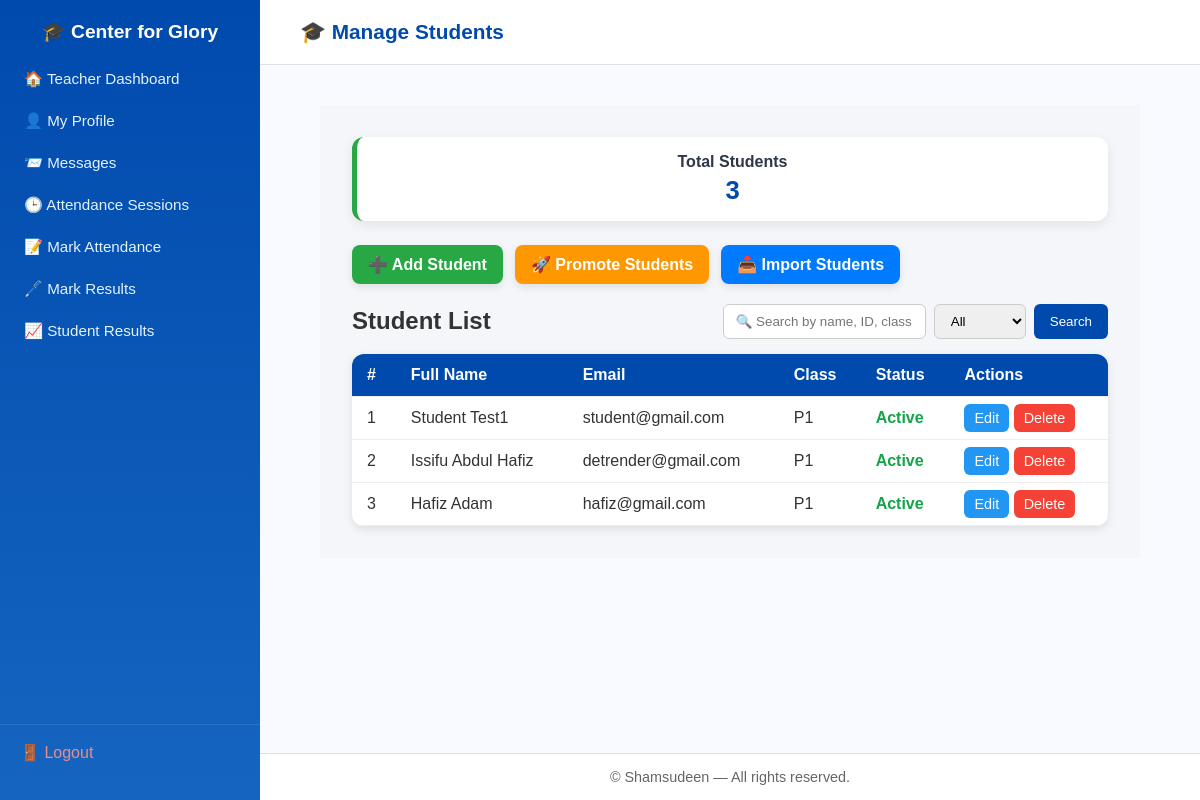
The app's page /accounts/admin/manage-students/ (signed in) with its own data.
### accounts/models.py (models this page shows, shortened)
class BaseProfile(models.Model):
    user = models.OneToOneField(CustomUser, on_delete=models.CASCADE, related_name="%(class)s_profile")
    date_of_birth = models.DateField(blank=True, null=True)
    gender = models.CharField(
        max_length=10,
        choices=[("Male", "Male"), ("Female", "Female")],
        blank=True,
    )
    address = models.CharField(max_length=255, blank=True)
    photo = models.ImageField(upload_to="profiles/", default="profiles/default.png")
    class Meta:
        abstract = True

class Student(BaseProfile):
    user = models.OneToOneField('accounts.CustomUser', on_delete=models.CASCADE)
    student_id = models.CharField(max_length=20, unique=True, blank=True)
    admission_date = models.DateField(blank=True, null=True)
    current_class = models.ForeignKey('academics.ClassRoom', on_delete=models.SET_NULL, null=True, blank=True)
    section = models.CharField(max_length=50, blank=True)
    guardian_name = models.CharField(max_length=100, blank=True)
    guardian_contact = models.CharField(max_length=15, blank=True)
    is_active = models.BooleanField(default=True)
    promotion_year = models.PositiveIntegerField(default=0)

class CustomUser(AbstractUser):
    class Roles(models.TextChoices):
        SUPER_ADMIN = "super_admin", _("Super Administrator")
        ADMIN = "admin", _("Administrator / Principal")
        TEACHER = "teacher", _("Teacher")
        STUDENT = "student", _("Student")
        ACCOUNTANT = "accountant", _("Accountant")
        PARENT = "parent", _("Parent / Guardian")
    username = models.CharField(max_length=150, unique=True)
    email = models.EmailField(unique=True)
    role = models.CharField(max_length=20, choices=Roles.choices, default=Roles.STUDENT)
    phone_number = models.CharField(
        max_length=15,
        validators=[RegexValidator(r"^\+?\d{9,15}$", "Enter a valid phone number.")],
        blank=True,
        null=True,
    )
    is_verified = models.BooleanField(default=False)
    USERNAME_FIELD = "username"
    REQUIRED_FIELDS = ["email"]

### academics/models.py (models this page shows)
class ClassRoom(models.Model):
    name = models.CharField(max_length=50, unique=True)
    order = models.PositiveIntegerField(default=0, unique=True)  # determines class order
    description = models.TextField(blank=True, null=True)
    class Meta:
        ordering = ["order"]
    def __str__(self):
        return self.name

### accounts/views.py (the view, shortened to what this page needs)
# urls.py: path("admin/manage-students/", views.manage_students, name="manage_students"),
@login_required
def manage_students(request):
    query = request.GET.get('q', '')
    status = request.GET.get('status', 'all')
    students = Student.objects.select_related('user', 'current_class')
    if status == "active":
        students = students.filter(user__is_active=True)
    elif status == "inactive":
        students = students.filter(user__is_active=False)
    context = {
        'students': students,
        'total_students': Student.objects.count(),
        'query': query,
        'status': status,
    }
    return render(request, 'accounts/manage_students.html', context)

### templates/accounts/manage_students.html (shortened to what this page needs)
{% extends "accounts/base_dashboard.html" %}
{% block header %}🎓 Manage Students{% endblock %}
{% block content %}
<div class="page-section">
  <div class="summary-cards">
    <div class="summary-card total">
      <h3>Total Students</h3>
      <p>{{ total_students }}</p>
    </div>
  </div>
  <div class="action-bar">
    <a href="{% url 'add_student' %}" class="action-link add">➕ Add Student</a>
    <a href="{% url 'manage_promotions' %}" class="action-link promote">🚀 Promote Students</a>
    <a href="{% url 'import_students' %}" class="action-link import">📥 Import Students</a>
  </div>
  <div class="top-bar">
    <h2>Student List</h2>
    <form method="get" class="search-form">
      <input type="text" name="q" placeholder="🔍 Search by name, ID, class..." value="{{ query }}">
      <select name="status">
        <option value="all" {% if status == "all" %}selected{% endif %}>All</option>
      </select>
      <button type="submit">Search</button>
    </form>
  </div>
  <table class="data-table">
    <thead>
      <tr>
        <th>#</th>
        <th>Full Name</th>
        <th>Email</th>
        <th>Class</th>
        <th>Status</th>
        <th>Actions</th>
      </tr>
    </thead>
    <tbody>
      {% for student in students %}
      <tr>
        <td>{{ forloop.counter }}</td>
        <td>{{ student.user.get_full_name }}</td>
        <td>{{ student.user.email }}</td>
        <td>{{ student.current_class }}</td>
        <td>
          {% if student.user.is_active %}
            <span class="status active">Active</span>
          {% else %}
            <span class="status inactive">Inactive</span>
          {% endif %}
        </td>
        <td>
          <a href="{% url 'edit_student' student.pk %}" class="btn edit">Edit</a>
          <a href="{% url 'delete_student' student.pk %}" class="btn delete"
             onclick="return confirm('Are you sure you want to delete this student?')">Delete</a>
        </td>
      </tr>
      {% empty %}
      <tr><td colspan="6" style="text-align:center; color:#888;">No students found.</td></tr>
      {% endfor %}
    </tbody>
  </table>
</div>
{% endblock %}

### templates/accounts/manage_students.html (style rules this page uses)
.page-section { padding: 2rem; font-family: 'Segoe UI', sans-serif; background: #f5f6fa; }
.summary-cards { display: flex; flex-wrap: wrap; gap: 1rem; margin-bottom: 1.5rem; }
.summary-card { flex: 1; min-width: 180px; background: #fff; border-radius: 12px; padding: 1rem 1.5rem; box-shadow: 0 4px 12px rgba(0,0,0,0.08); text-align: center; transition: transform 0.3s ease; }
.summary-card h3 { font-size: 1rem; color: #2d3748; margin-bottom: 0.3rem; }
.summary-card p { font-size: 1.6rem; font-weight: 700; color: #004aad; }
.summary-card.total { border-left: 5px solid #28a745; }
.action-bar { display: flex; flex-wrap: wrap; gap: 12px; margin-bottom: 20px; }
.action-link { display: inline-block; padding: 10px 16px; border-radius: 8px; font-weight: 600; color: #fff; text-decoration: none; transition: 0.3s ease; box-shadow: 0 3px 8px rgba(0, 0, 0, 0.1); }
.action-link.add { background-color: #28a745; }
.action-link.promote { background-color: #ff9800; }
.action-link.import { background-color: #007bff; }
.top-bar { display: flex; justify-content: space-between; align-items: center; margin-bottom: 15px; }
.search-form { display: flex; gap: 8px; }
.search-form input, .search-form select { padding: 8px 12px; border-radius: 6px; border: 1px solid #ccc; outline: none; transition: 0.3s; }
.search-form button { background: #004aad; color: #fff; border: none; padding: 8px 16px; border-radius: 6px; cursor: pointer; transition: 0.3s; }
.data-table { width: 100%; border-collapse: collapse; background: #fff; border-radius: 12px; overflow: hidden; box-shadow: 0 3px 10px rgba(0,0,0,0.1); }
.data-table th, .data-table td { padding: 12px 15px; border-bottom: 1px solid #eee; text-align: left; }
.data-table th { background: #004aad; color: #fff; }
.btn { padding: 6px 10px; border-radius: 6px; color: #fff; font-size: 0.9rem; text-decoration: none; }
.btn.edit { background: #2196F3; }
.btn.delete { background: #f44336; }
.status.active { color: #16a34a; font-weight: 600; }

### records on screen
Student: user.get_full_name "Student Test1", user.email "student@gmail.com", current_class "P1", shows "Active"
Student: user.get_full_name "Issifu Abdul Hafiz", user.email "detrender@gmail.com", current_class "P1", shows "Active"
Student: user.get_full_name "Hafiz Adam", user.email "hafiz@gmail.com", current_class "P1", shows "Active"

### other values on screen
{{ total_students }} "3"
